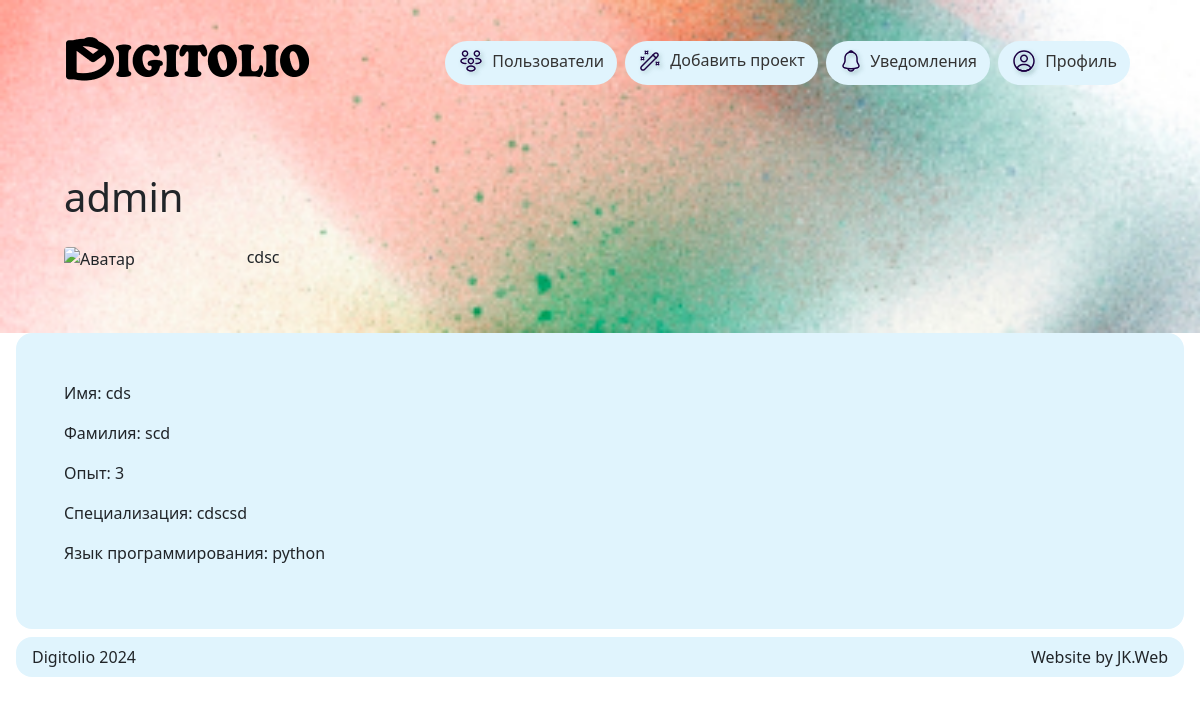
The page /persons/admin/ on the database its author committed.
### persons/models.py (models this page shows)
class Person(AbstractUser):
    password = models.CharField(max_length=255, verbose_name='Пароль')
    description = models.TextField(null=True, blank=True, verbose_name='Описание')
    experience = models.IntegerField(null=True, blank=True, verbose_name='Опыт работы')
    specialization = models.TextField(max_length=255, null=True, blank=True, verbose_name='Специализация')
    programming_language = models.TextField(choices=PROGRAMMING_LANGUAGES, null=True, blank=True, verbose_name='Язык программирования')
    groups = models.ManyToManyField(
        'auth.Group',
        related_name='persons',
        blank=True,
        help_text='The groups this person belongs to.',
        verbose_name='groups',
    )
    user_permissions = models.ManyToManyField(
        'auth.Permission',
        related_name='persons',
        blank=True,
        help_text='Specific permissions for this person.',
        verbose_name='user permissions',
    )

### persons/views.py (the view)
# urls.py: path('<str:username>/', views.profile_view, name='profile_view'),
def profile_view(request, username):
    user = get_object_or_404(User, username=username)
    return render(request, 'persons/profile.html', {'user': user})

### templates/persons/profile.html (shortened to what this page needs)
<!DOCTYPE html>
{% load static %}
<html>
<head>
    <link href="https://cdn.jsdelivr.net/npm/bootstrap@5.0.2/dist/css/bootstrap.min.css" rel="stylesheet">
</head>
<body>
    <header>
        {% include 'includes/header_nav.html' %}
        <div class='ms-3 me-3 p-5'>
            <div class='row mb-3'>
                <div class='col-12'>
                    <h1>{{ user.username }}</h1>
                </div>
            </div>
            <div class='row'>
                <div class='col-2'>
                    <img src="{{ user.avatar.url }}" alt="Аватар" class="rounded">
                </div>
                <div class='col-4'>
                    {% if user.description %}<p>{{ user.description }}</p>{% endif %}
                </div>
            </div>
        </div>
    </header>
    <main class="ms-3 me-3 p-5" style='background-color: #E0F4FD; border-radius: 1rem;'>
        {% if user.first_name %}<p>Имя: {{ user.first_name }}</p>{% endif %}
        {% if user.last_name %}<p>Фамилия: {{ user.last_name }}</p>{% endif %}
        {% if user.experience %}<p>Опыт: {{ user.experience }}</p>{% endif %}
        {% if user.specialization %}<p>Специализация: {{ user.specialization }}</p>{% endif %}
        {% if user.programming_language %}<p>Язык программирования: {{ user.programming_language }}</p>{% endif %}
    </main>
    <footer>
        {% include 'includes/footer_base.html' %}
    </footer>
</body>
</html>

### rows shown on the page
Person: username "admin", description "cdsc", first_name "cds", last_name "scd", experience "3", specialization "cdscsd", programming_language "python"
